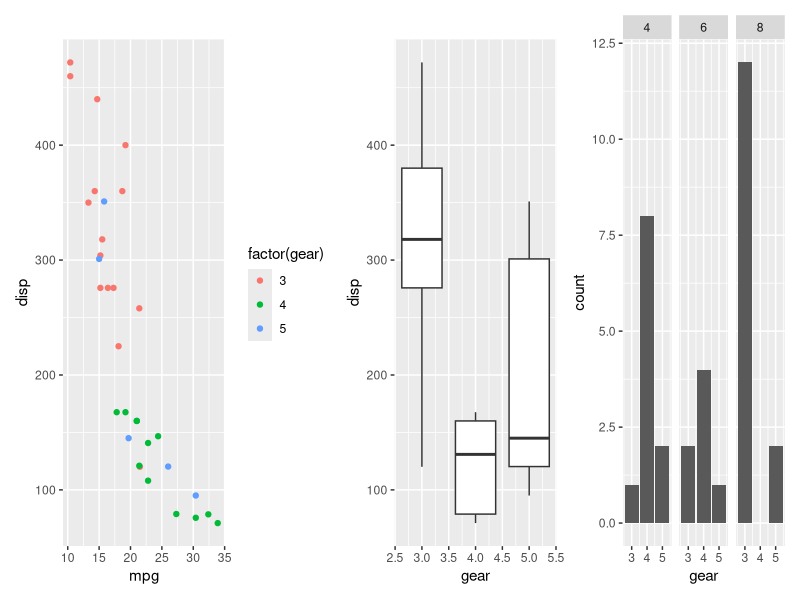

This figure's R source:
# gloss bench figure patchwork-015
# source: patchwork::guide_area (topic)
# Frozen by bench/R/harvest.R: code up to the chosen figure; see meta.json.
# ---- setup ----
library(patchwork)
# ---- chunk 1 ----
### Name: guide_area
### Title: Add an area to hold collected guides
### Aliases: guide_area

### ** Examples

library(ggplot2)
p1 <- ggplot(mtcars) + geom_point(aes(mpg, disp, colour = factor(gear)))
p2 <- ggplot(mtcars) + geom_boxplot(aes(gear, disp, group = gear))
p3 <- ggplot(mtcars) + geom_bar(aes(gear)) + facet_wrap(~cyl)

# Guides are by default kept beeside their plot
p1 + p2 + p3
